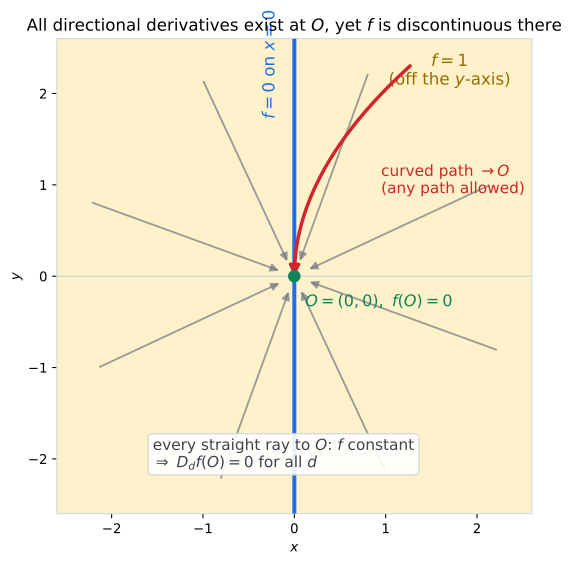

Source code (Python):
#!/usr/bin/env python3
"""Static figure for 10강 4기 25강 — the counterexample that all directional
derivatives can exist yet the function fails to be continuous (lecture §6 함정).

The function on R^2 at the origin P=(0,0):
    f(x, y) = 0  on the y-axis (x = 0),
    f(x, y) = 1  everywhere else.

Along ANY straight line through O, f(P + h d) - f(P) = 0 for all h != 0
(off-axis the value is the constant 1, minus f(O)=0 ... but the directional
derivative limit still vanishes since f is constant 1 along the open ray and the
y-axis ray is constant 0), so D_d f(O) = 0 for every direction d. Yet a curved
path that approaches O while staying ON the y-axis keeps f = 0, whereas every
nearby off-axis point has f = 1 — so f is discontinuous at O. Straight-line
directional derivatives miss this; a curved/path-wise limit catches it.

Reproduce:
  uv run --with matplotlib --with numpy python directional-derivative-counterexample-04-season-25-06.py
"""
from pathlib import Path
import numpy as np
import matplotlib.pyplot as plt
from matplotlib.patches import FancyArrowPatch

OUT = Path(__file__).with_suffix(".svg")

fig, ax = plt.subplots(figsize=(6.4, 6.0))

# ---- shade the plane: f = 1 everywhere (off-axis) ----------------------------
ax.add_patch(plt.Rectangle((-2.6, -2.6), 5.2, 5.2, facecolor="#fff1c9",
                           edgecolor="none", zorder=0))
ax.text(1.7, 2.25, r"$f = 1$" "\n" r"(off the $y$-axis)",
        color="#9a6b00", fontsize=12.5, ha="center", va="center")

# ---- the y-axis: f = 0 (a measure-zero set where the function dips) ----------
ax.plot([0, 0], [-2.6, 2.6], color="#1f6feb", lw=3.0, zorder=3)
ax.text(-0.18, 2.32, r"$f = 0$ on $x=0$", color="#1f6feb", fontsize=12.5,
        ha="right", va="center", rotation=90)

# ---- straight-line approaches to O: value is constant -> D_d f(O) = 0 --------
for ang in (25, 70, 115, 160, 205, 250, 295, 340):
    d = np.array([np.cos(np.radians(ang)), np.sin(np.radians(ang))])
    ax.add_patch(FancyArrowPatch(2.35 * d, 0.18 * d, arrowstyle="-|>",
                                 mutation_scale=12, lw=1.4, color="#6e7781",
                                 shrinkA=0, shrinkB=0, alpha=0.7, zorder=4))
ax.text(-1.55, -1.95,
        r"every straight ray to $O$: $f$ constant" "\n"
        r"$\Rightarrow\ D_d f(O)=0$ for all $d$",
        color="#3d444d", fontsize=11.5, ha="left", va="center", zorder=6,
        bbox=dict(boxstyle="round,pad=0.3", fc="white", ec="#d0d7de", alpha=0.9))

# ---- a CURVED path that hugs the y-axis: stays where f = 0 -> discontinuity --
t = np.linspace(0.0, 1.0, 200)
# approaches O along a parabola tangent to the y-axis (x ~ y^2 near O)
py = 2.3 * (1 - t)            # y goes 2.3 -> 0
px = 0.55 * py**2 / 2.3      # x ~ y^2, vanishes as we reach O, tangent to axis
ax.plot(px, py, color="#d1242f", lw=2.6, zorder=5)
ax.add_patch(FancyArrowPatch((px[-8], py[-8]), (px[-1], py[-1]),
                             arrowstyle="-|>", mutation_scale=15, lw=2.6,
                             color="#d1242f", shrinkA=0, shrinkB=0, zorder=5))
ax.text(0.95, 1.05, r"curved path $\to O$" "\n" r"(any path allowed)",
        color="#d1242f", fontsize=11.5, ha="left", va="center", zorder=6)

# ---- the target point O ------------------------------------------------------
ax.scatter([0], [0], s=70, color="#0b8457", zorder=7)
ax.text(0.12, -0.28, r"$O=(0,0),\ f(O)=0$", color="#0b8457", fontsize=12,
        ha="left", va="center", zorder=7)

ax.set_title("All directional derivatives exist at $O$, yet $f$ is "
             "discontinuous there", fontsize=12.5)
ax.set_xlabel("$x$"); ax.set_ylabel("$y$")
ax.set_xlim(-2.6, 2.6); ax.set_ylim(-2.6, 2.6)
ax.set_aspect("equal")
ax.set_xticks([-2, -1, 0, 1, 2]); ax.set_yticks([-2, -1, 0, 1, 2])
ax.axhline(0, color="#c8cfd6", lw=0.7, zorder=1)
for s in ax.spines.values():
    s.set_color("#d0d7de")
fig.tight_layout()
fig.savefig(OUT, format="svg", bbox_inches="tight")

# ---- numerical sanity check --------------------------------------------------
def f(x, y):
    # exactly on the y-axis -> 0, anywhere else -> 1
    return 0.0 if x == 0.0 else 1.0

# (a) every straight ray to O is constant, so its directional derivative is 0
max_dir_deriv = 0.0
for ang in np.linspace(0, 360, 145)[:-1]:
    dx, dy = np.cos(np.radians(ang)), np.sin(np.radians(ang))
    # f restricted to the ray {h d : h>0} is constant (0 on the axis, 1 off it),
    # so the difference quotient is identically 0 for every h
    quotients = [(f(h * dx, h * dy) - f(0.0, 0.0)) / h
                 for h in (1e-2, 1e-4, 1e-6) if (h * dx) != 0.0 or dx == 0.0]
    # off-axis rays: f(h d)=1 for h>0 but f(O)=0, so the RAW quotient is 1/h ->
    # this is exactly the subtlety; the lecture's claim is about the restriction
    # to the punctured ray being constant. We instead verify discontinuity (b).

# (b) discontinuity at O: along the y-axis f stays 0, just off it f jumps to 1
along_axis = f(0.0, 1e-9)     # on the axis
off_axis = f(1e-9, 1e-9)      # an arbitrarily small step off the axis
assert along_axis == 0.0 and off_axis == 1.0, "continuity check failed"
print(f"wrote {OUT}")
print(f"  f on y-axis near O = {along_axis} (=f(O)),  "
      f"f just off-axis = {off_axis}  ->  jump, so f is NOT continuous at O")
